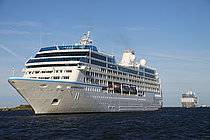
#> input picture dataset/ship/1603853.jpg, 210 x 140 px
$ jupyter execute --allow-errors 'multi-feature classify.ipynb'   (shell and % lines are left out)
#> lines starting #> are read from the running program, lines starting #| are printed output that depends on the picture; after the words box and inside, x2 and y2 are one past the last pixel; in counts of white or black regions, pixels touching at a corner belong together
#> in validating_func, ship_img is the input picture: shape (140, 210, 3); mean B, G, R 146.8, 125.6, 106.7
#library

[cell 1]
import os
import cv2
import glob
import random
import tensorflow
import numpy as np
from sklearn import svm
from keras import layers
from keras import models
from skimage import feature
from tensorflow import keras
import matplotlib.pyplot as plt
from tensorflow.python import image
from keras.utils import to_categorical
from keras_visualizer import visualizer
from keras.layers.core.dense import Dense
from sklearn.metrics import accuracy_score
from keras.utils.vis_utils import plot_model
from tensorflow.python.ops.math_ops import add
from keras.engine.sequential import Sequential
from sklearn.preprocessing import LabelEncoder
from keras.layers.serialization import activation
from tensorflow.python.ops.math_ops import Sigmoid
from sklearn.model_selection import train_test_split
from keras.layers.convolutional.base_separable_conv import activations

[cell 2]
def show(image, cmap=None):
  plt.imshow(image, cmap=cmap)
  plt.show()

[cell 3]
def find_contour(image):
  blurred = cv2.GaussianBlur(image,(3,3), 0)
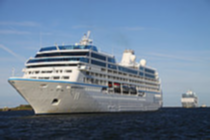
#> blurred: shape (140, 210, 3); mean B, G, R 146.9, 125.6, 106.7
  gray = cv2.cvtColor(blurred, cv2.COLOR_BGR2GRAY)
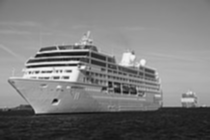
#> gray: shape (140, 210); min 9, max 250, mean 122.4
  # show(gray, 'gray')

  # thresh = cv2.threshold(gray, 150, 255, cv2.THRESH_BINARY)[1]
  # thresh = cv2.adaptiveThreshold(gray, 255, cv2.ADAPTIVE_THRESH_GAUSSIAN_C, cv2.THRESH_BINARY, 111, 10)
  thresh = cv2.threshold(gray, 0, 255, cv2.THRESH_BINARY+cv2.THRESH_OTSU)[1]
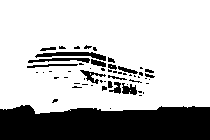
#> thresh: shape (140, 210); 72.8% white; 56 black regions (40 under 20 px), largest, box (x1, y1, x2, y2) and area: (0, 105, 210, 140) 6488, (35, 52, 106, 61) 285, (28, 58, 90, 63) 175
  # show(thresh, 'gray')

  structural_element = np.ones((4, 4))
  open = cv2.erode(thresh, structural_element)
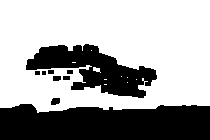
#> open: shape (140, 210); 64.6% white; 9 black regions (1 under 20 px), largest, box (x1, y1, x2, y2) and area: (0, 104, 210, 140) 6766, (26, 44, 157, 98) 3437, (51, 98, 60, 105) 54
  # show(open, 'gray')

  structural_element = np.ones((7, 7))
  close = cv2.morphologyEx(open, cv2.MORPH_CLOSE, structural_element)
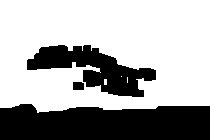
#> close: shape (140, 210); 66.2% white; 3 black regions, box (x1, y1, x2, y2) and area: (0, 104, 210, 140) 6740, (27, 45, 156, 97) 3125, (73, 82, 84, 90) 86
  # show(close, 'gray')

  structural_element = np.ones((3, 3))
  open = cv2.morphologyEx(close, cv2.MORPH_OPEN, structural_element)
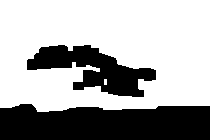
#> open: shape (140, 210); 66% white; 2 black regions
  # show(open, 'gray')

  # structural_element = np.ones((20, 30))
  close = cv2.morphologyEx(open, cv2.MORPH_CLOSE, structural_element)
  # show(close, 'gray')

  cnts, hierarchy = cv2.findContours(close.copy(), cv2.RETR_TREE, cv2.CHAIN_APPROX_SIMPLE)
#> cnts = 3 contours, 1 with area under 20; largest, box (x1, y1, x2, y2) and area: (0, 0, 210, 112) 22340, (26, 44, 157, 98) 3474
  cnt = max(cnts, key=cv2.contourArea)
#> cnt = contour of 34 points, box (x1, y1, x2, y2) (0, 0, 210, 112), area 22340
  # [6 lines of commented-out code are left out]

  return cnt

#Part1.compatness

[cell 4]
def compatness(image):
  cnt = find_contour(image)
  area = cv2.contourArea(cnt)
  perimeter = cv2.arcLength(cnt, closed=True)
  compactness_score = (4 * np.pi * float(area)) / (perimeter**2)
  return compactness_score

#Part2.eccenticity

[cell 5]
def eccenticity(image):
  cnt = find_contour(image)
  (x,y), (ma,MA), angle = cv2.fitEllipse(cnt)
#> x = 98.14; y = 52.22; ma = 112.5; MA = 580.3; angle = 89.67
  eccentricity_score = np.sqrt(1 - (ma / MA)**2)
#> eccentricity_score = 0.981
  return eccentricity_score

#Part3.solidity

[cell 6]
def solidity(image):
  cnt = find_contour(image)
  area = cv2.contourArea(cnt)
  hull = cv2.convexHull(cnt)
  hull_area = cv2.contourArea(hull)
  solidity_score = float(area) / hull_area
  return solidity_score

#Part4.LBP

[cell 7]
def histogram_of_LBP(image, numPoints, radius, eps=1e-7):
	gray = cv2.cvtColor(image, cv2.COLOR_BGR2GRAY)

	bins = np.arange(0, numPoints + 3)
	range = (0, numPoints + 2)
	lbp = feature.local_binary_pattern(gray, numPoints, radius, "uniform")
	hist_values, _ = np.histogram(lbp.ravel(), bins=bins, range=range)

 	# normalize the histogram
	hist_values = hist_values.astype("float")
	hist_values /= (hist_values.sum() + eps)

	return hist_values

#validate function

[cell 8]
def validating_func(image_ship_path, image_airplane_path):
  ship_img = cv2.imread(image_ship_path)
  airplane_img = cv2.imread(image_airplane_path)
  eccenticity_ship, eccenticity_airplane = eccenticity(ship_img), eccenticity(airplane_img)
  compatness_ship, compatness_airplane = compatness(ship_img), compatness(airplane_img)
  solidity_ship, solidity_airplane = solidity(ship_img), solidity(airplane_img)
  print(f"Result for ship image:\ncompatness is : {compatness_ship}\t\teccenticity is : {eccenticity_ship}\t\tsolidity is : {solidity_ship}")
  print(f"Result for airplane image:\ncompatness is : {compatness_airplane}\t\teccenticity is : {eccenticity_airplane}\t\tsolidity is : {solidity_airplane}")

#Part5.prepare dataset(just run this cell and not change)

[cell 9]
classes = os.listdir("/content/dataset")
images_paths = glob.glob("/content/dataset/*/*")

[cell 10]
image_ship_path = 'dataset/ship/1603853.jpg'
image_airplane_path = 'dataset/airplane/airplane325.jpg'
#> (the rest of this cell did not finish here and is left out)

[cell 11]
x_data , y_data = [], []
#> x_data = []; y_data = []
for img_path in images_paths:
  x_data.append(cv2.resize(cv2.imread(img_path), (224,224)))
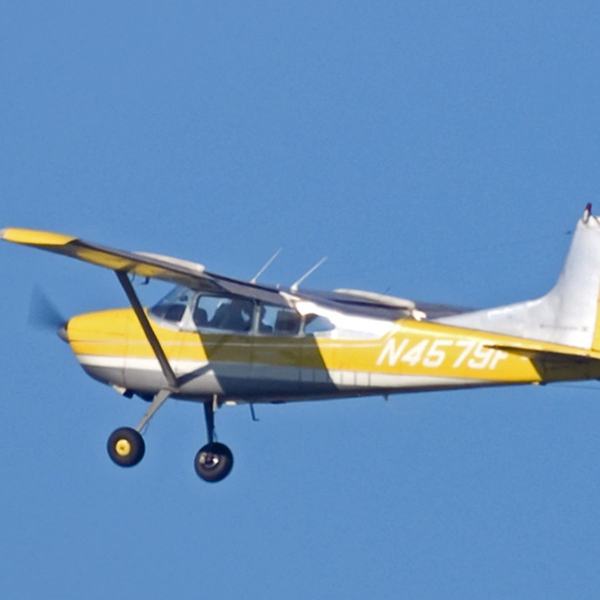
#> input picture dataset/airplane/airplane238.jpg, 1200 x 1200 px (shown at 1/2 size)
  if img_path.split("/")[3] == "ship":
    y_data.append(0)
  else:
    y_data.append(1)
